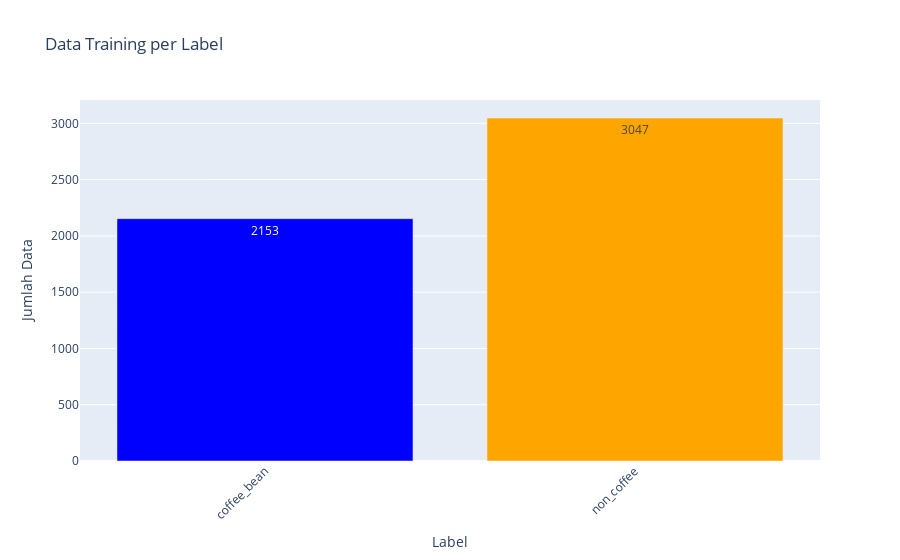

Here is the notebook cell this chart was saved with:
### Code cell
# Hitung jumlah data per label pada training dataset
unique, counts = np.unique(y_train, return_counts=True)
print(f"Data Training per Label:")
for i, (label, count) in enumerate(eye_detect_labels.items()):
    print(f"\t{label}\t: {counts[i]}")

print(f"Total Data Training\t: {len(y_train)}")

# Visualisasi bar chart dengan plotly data training dataset per label
# Define custom colors for each label
colors = ['blue', 'orange'] 

fig = go.Figure(data=[go.Bar(
    x=list(eye_detect_labels.keys()),
    y=counts,
    marker_color=colors,  # Assign colors to bars
    text=counts,  # Add text labels
    textposition='auto'  
)])
fig.update_layout(
    title_text="Data Training per Label",
    xaxis_title="Label",
    yaxis_title="Jumlah Data",
    xaxis_tickangle=-45,  # Rotate x-axis labels for better readability
)
fig.show()

### Figure 1 — Plotly figure (JSON) as saved in the notebook; plotly's stock layout.template omitted (floating-point values rounded to 4 significant figures)
{"data": [{"marker": {"color": ["blue", "orange"]}, "text": [2153.0, 3047.0], "textposition": "auto", "type": "bar", "x": ["coffee_bean", "non_coffee"], "y": [2153, 3047]}], "layout": {"title": {"text": "Data Training per Label"}, "xaxis": {"tickangle": -45, "title": {"text": "Label"}}, "yaxis": {"title": {"text": "Jumlah Data"}}}}
